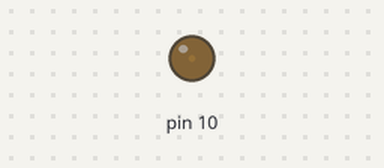
Recording of a sketch running on a simulated Arduino Uno, built with avr-gcc and run on an emulated ATmega328P. On the bench: output pins drawn as LEDs (lit = HIGH).

Above: at 0.55 s.
At 1.65 s:
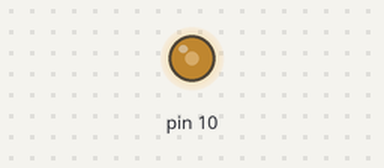
At 2.8 s:
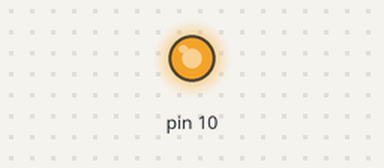
At 5.05 s:
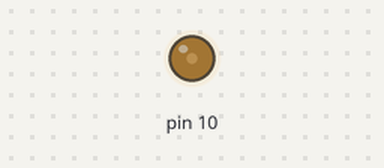
Timing chart, 0 to 7.1 s (numbered marks = the images above):
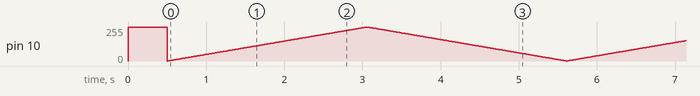

The sketch:

Intensidade.ino
```cpp
boolean crescente = true;
int var = 0;

void setup(){
   pinMode(10, OUTPUT);

   //Liga o led(intensidade máxima) só pra ver que tá funcionando
   analogWrite(10, 255);
   delay(500);
   analogWrite(10, var); //desliga o led(intensidade mínima)
}


void loop(){
   analogWrite(10, var);
   if(crescente == true) {
      var = var + 1;
      if(var == 255) {
         crescente = false;
      }
   } else { //crescente == false
      var = var - 1;
      if(var == 0){
         crescente = true;
      }
   }
   delay(10);
}
```
